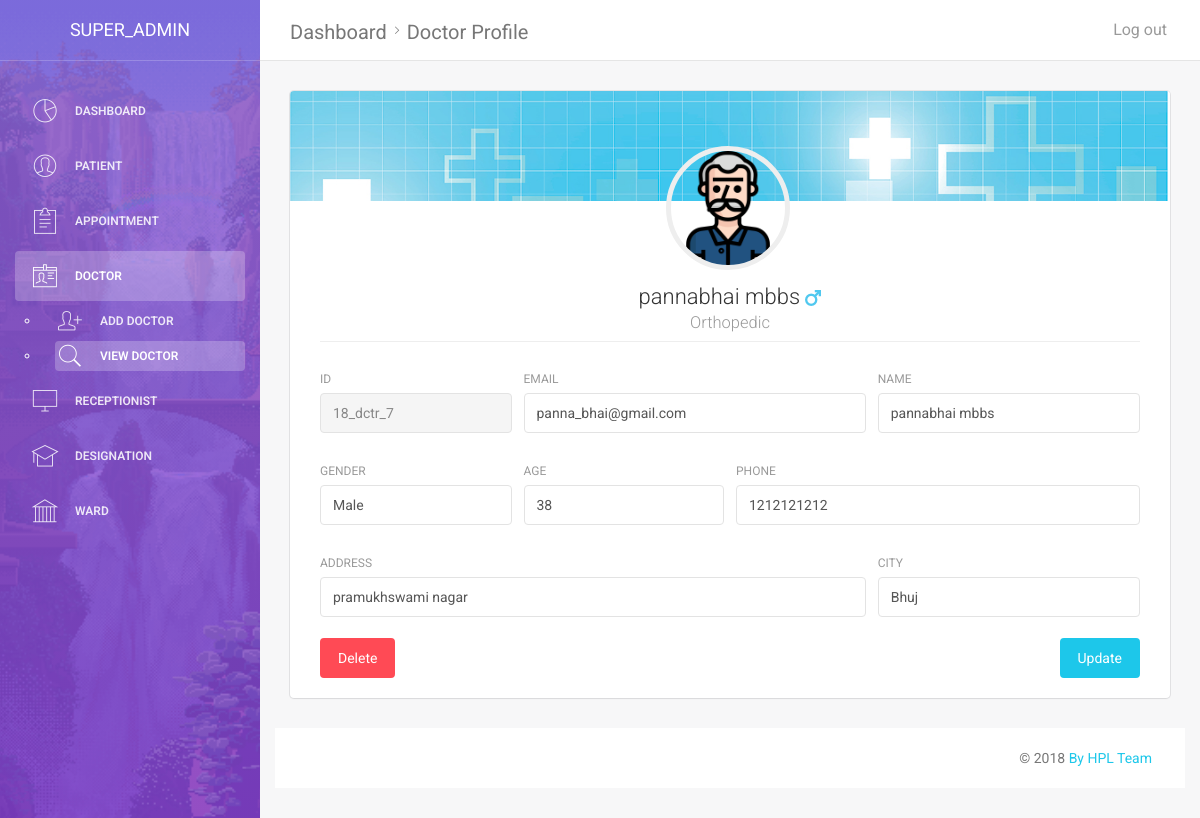
The page /view_doctor_profile.php?id=18_dctr_7 (signed in) on the database its author committed.
### tables this page shows
CREATE TABLE `doctor` (
  `doctor_id` varchar(15) NOT NULL,
  `doctor_name` varchar(30) NOT NULL,
  `doctor_dob` date NOT NULL,
  `doctor_gender` varchar(10) NOT NULL,
  `doctor_phone` varchar(15) NOT NULL,
  `doctor_city` varchar(20) NOT NULL,
  `doctor_address` varchar(100) NOT NULL,
  `doctor_designation` varchar(30) NOT NULL,
  `doctor_email` varchar(50) NOT NULL,
  `doctor_password` varchar(50) NOT NULL,
  `doj` timestamp(6) NOT NULL DEFAULT CURRENT_TIMESTAMP(6)
);

### assets/modules/global_module.php (called while the page is built, shortened)
<?php
function fetch_data($query,$type)
{
	include("assets/modules/db_config.php");
	$result = mysqli_query($conn,$query);
	if($result)
	{
		if($type == "login")
		{
		$count = mysqli_num_rows($result);
			if($count == 1)
			{
				return TRUE;
			}
			else
			{
				return FALSE;
			}
		}
		elseif($type == "count")
		{
			$count = mysqli_num_rows($result);
			return $count;
		}
		elseif($type == "result")
		{
			 $res = mysqli_query($conn,$query);
			 return $res;
		}
	}
	else
	{
		return "Fetch Error";
	}
}
?>

### view_doctor_profile.php (the view, shortened to what this page needs)
<?php
include("assets/modules/global_module.php");
if(isset($_GET["id"]))
{
    $d_id = $_GET["id"];
}
if(isset($_SESSION["admin_token"]))
{
    $admin_id = $_SESSION["admin_token"];
}
$result = fetch_data("select * from admin where admin_id= '$admin_id'","result");
$a_data = mysqli_fetch_assoc($result);
$data = mysqli_fetch_assoc(fetch_data("select * from doctor where doctor_id = '$d_id'","result"));
$age = date_diff(date_create($data["doctor_dob"]), date_create('today'))->y;
?>
<!doctype html>
<html lang="en">
<head>
    <link href="assets/css/bootstrap.min.css" rel="stylesheet" />
    <link href="assets/css/animate.min.css" rel="stylesheet"/>
    <link href="assets/css/light-bootstrap-dashboard.css?v=1.4.0" rel="stylesheet"/>
    <link href="http://maxcdn.bootstrapcdn.com/font-awesome/4.2.0/css/font-awesome.min.css" rel="stylesheet">
    <link href="assets/css/pe-icon-7-stroke.css" rel="stylesheet" />
</head>
<body>
<div class="wrapper">
    <div class="sidebar" data-color="purple" data-image="assets/img/waterfall.gif" >
        <div class="sidebar-wrapper">
            <div class="logo">
                <a href="#" class="simple-text">
                    <?php echo $a_data["admin_name"]?>
                </a>
            </div>
            <ul class="nav">
                <li >
                    <a href="dashboard_admn.php">
                        <i class="pe-7s-graph"></i>
                        <p>Dashboard</p>
                    </a>
                </li>
                <li >
                    <a href="add_patient.php" >
                        <i class="pe-7s-user"></i>
                        <p>Patient</p>
                    </a>
                </li>
                <li>
                    <a href="add_appointment.php">
                        <i class="pe-7s-note2"></i>
                        <p>Appointment</p>
                    </a>
                </li>
                <li class="active">
                    <a href="add_doctor.php">
                        <i class="pe-7s-id"></i>
                        <p>Doctor</p>
                    </a>
                    <ul>
                        <li>
                            <a href="add_doctor.php" >
                                <i class="pe-7s-add-user"></i>
                                <p>Add Doctor</p>
                            </a>
                        </li>
                        <li class="active">
                            <a href="view_doctor.php" >
                                <i class="pe-7s-search"></i>
                                <p>View Doctor</p>
                            </a>
                        </li>
                    </ul>
                </li>
                <li >
                    <a href="add_receptionist.php">
                        <i class="pe-7s-monitor"></i>
                        <p>Receptionist</p>
                    </a>
                </li>
                <li >
                    <a href="designation.php">
                        <i class="pe-7s-study"></i>
                        <p>Designation</p>
                    </a>
                </li>
                <li >
                    <a href="ward.php">
                        <i class="pe-7s-culture"></i>
                        <p>Ward</p>
                    </a>
                </li>
            </ul>
        </div>
    </div>
    <div class="main-panel">
        <nav class="navbar navbar-default navbar-fixed">
            <div class="container-fluid">
                <div class="navbar-header">
                    <a class="navbar-brand" href="#">Dashboard<i class="pe-7s-angle-right"></i>Doctor Profile</a>
                </div>
                <div class="collapse navbar-collapse">
                    <ul class="nav navbar-nav navbar-right">
                        <li>
                            <a href="logout.php?for=<?php echo $admin_id; ?>">
                                <p>Log out</p>
                            </a>
                        </li>
                    </ul>
                </div>
            </div>
        </nav>
        <div class="content">
            <div class="container-fluid">
                <div class="row">
                    <div class="col-md-12">
                        <div class="card card-user">
                            <div class="image" >
                            </div>
                            <div class="content">
                                <div class="author">
                                    <a href="#">
                                        <img class="avatar border-gray" src="assets/img/avatars/014-man-12.png" alt="..."/  >
                                        <h4 class="title"><?php echo $data["doctor_name"]; if($data["doctor_gender"]=="Male"){ echo "&nbsp<img src='assets/img/male.png'>"; }else{ echo "&nbsp<img src='assets/img/female.png'>"; }?><br />
                                            <small><?php echo $data["doctor_designation"]; ?></small>
                                        </h4>
                                    </a>
                                </div>
                                <hr>
                                <div class="content">
                                    <form method="POST" name="admin_edit_patient">
                                        <div class="row">
                                            <div class="col-md-3">
                                                <div class="form-group">
                                                    <label>Id</label>
                                                    <input type="text" name="d_id" class="form-control" disabled value="<?php echo $data["doctor_id"]; ?>">
                                                </div>
                                            </div>
                                            <div class="col-md-5">
                                                <div class="form-group">
                                                    <label>Email</label>
                                                    <input type="email" name="d_email" class="form-control"  value="<?php echo $data["doctor_email"]; ?>">
                                                </div>
                                            </div>
                                            <div class="col-md-4">
                                                <div class="form-group">
                                                    <label >Name</label>
                                                    <input type="text" name="d_name" class="form-control"  value="<?php echo $data["doctor_name"]; ?>">
                                                </div>
                                            </div>
                                        </div>
                                        <div class="row">
                                            <div class="col-md-3">
                                                <div class="form-group">
                                                    <label>Gender</label>
                                                    <input type="text" name="d_gender" class="form-control"  value="<?php echo $data["doctor_gender"]; ?>">
                                                </div>
                                            </div>
                                            <div class="col-md-3">
                                                <div class="form-group">
                                                    <label>Age</label>
                                                    <input type="text" name="p_age" class="form-control" value="<?php echo $age ?>">
                                                </div>
                                            </div>
                                            <div class="col-md-6">
                                                <div class="form-group">
                                                    <label>Phone</label>
                                                    <input type="text" name="d_phone" class="form-control"  value="<?php echo $data["doctor_phone"]; ?>">
                                                </div>
                                            </div>
                                        </div>
                                        <div class="row">
                                            <div class="col-md-8">
                                                <div class="form-group">
                                                    <label>Address</label>
                                                    <input type="text" name="d_address" class="form-control"  value="<?php echo $data["doctor_address"]; ?>">
                                                </div>
                                            </div>
                                            <div class="col-md-4">
                                                <div class="form-group">
                                                    <label>City</label>
                                                    <input type="text" name="d_city" class="form-control"  value="<?php echo $data["doctor_city"]; ?>">
                                                </div>
                                            </div>
                                        </div>
                                        <a class="btn btn-danger btn-fill pull-left" data-toggle="modal" data-target="#myModal">
                                            Delete
                                        </a>
                                        <button type="submit" class="btn btn-info btn-fill pull-right">Update</button>
                                        <br><br>
                                    </form>
                                </div>
                            </div>
                        </div>
                    </div>
                </div>
            </div>
            <footer class="footer">
                <div class="container-fluid">
                    <p class="copyright pull-right">
                        &copy; <script>document.write(new Date().getFullYear())</script>
                        <a href="#">By HPL Team</a>
                    </p>
                </div>
            </footer>
        </div>
    </div>
</body>
</html>

### rows shown on the page
doctor: doctor_name "pannabhai mbbs", doctor_designation "Orthopedic", d_id "18_dctr_7", d_email "panna_bhai@gmail.com", d_name "pannabhai mbbs", d_gender "Male", p_age "38", d_phone "1212121212", d_address "pramukhswami nagar", d_city "Bhuj"

### other values the page prints
$a_data["admin_name"] "SUPER_ADMIN"
